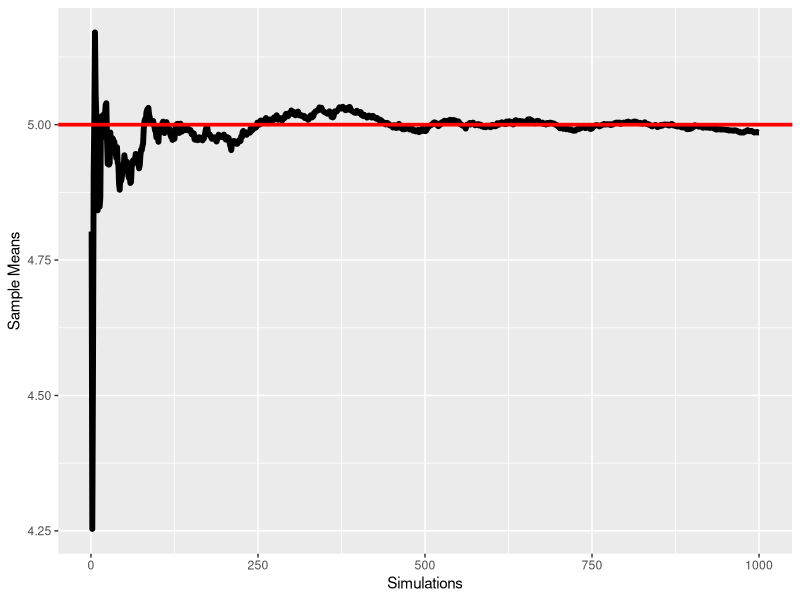
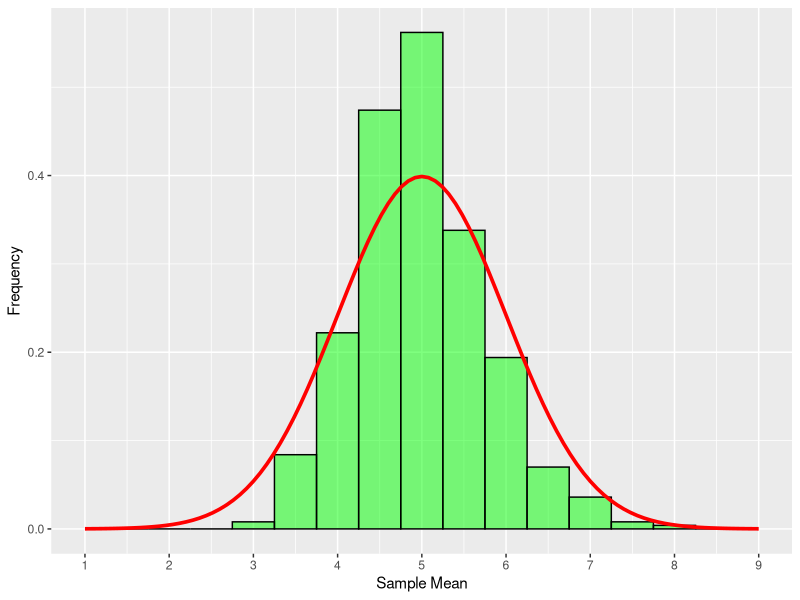

Here is the R script that generated these plots, in order:
## ---- chunk 1
knitr::opts_chunk$set(echo = TRUE)
library(ggplot2)
## ---- chunk 2
nosims <- 1000
n <- 40
lambda <- 0.2

sample_means <- NULL
for(i in 1:nosims) sample_means <- c(sample_means, mean(rexp(n,lambda)))

t_mean <- 1/lambda
cumulative_means <- cumsum(sample_means)/c(1:nosims)
sample_mean <- cumulative_means[nosims]

t_var <- (1/lambda)^2
sample_variance <- var(sample_means)*n
## ---- chunk 3
ggplot(data.frame(x = 1:nosims, y = cumulative_means), aes(x = x, y = y)) +
    geom_line(size = 2) +
    geom_abline(intercept = t_mean, slope = 0, color = "red", size = 1.25) +
    scale_y_continuous(limits = c(min(cumulative_means), max(cumulative_means))) +
    xlab("Simulations") +
    ylab("Sample Means")
## ---- chunk 4
ggplot(data.frame(x = sample_means), aes(x = x)) +
    geom_histogram(position = "identity", 
                   binwidth = 0.5,
                   fill = "green", 
                   color = "black", 
                   alpha = 0.5,
                   aes(y = ..density..)) +
    stat_function(fun = dnorm, color = "red", size = 1.25, args = list(mean = t_mean)) +
    scale_x_continuous(breaks=c(1:9), limits=c(1,9)) +
    xlab("Sample Mean") +
    ylab("Frequency")
